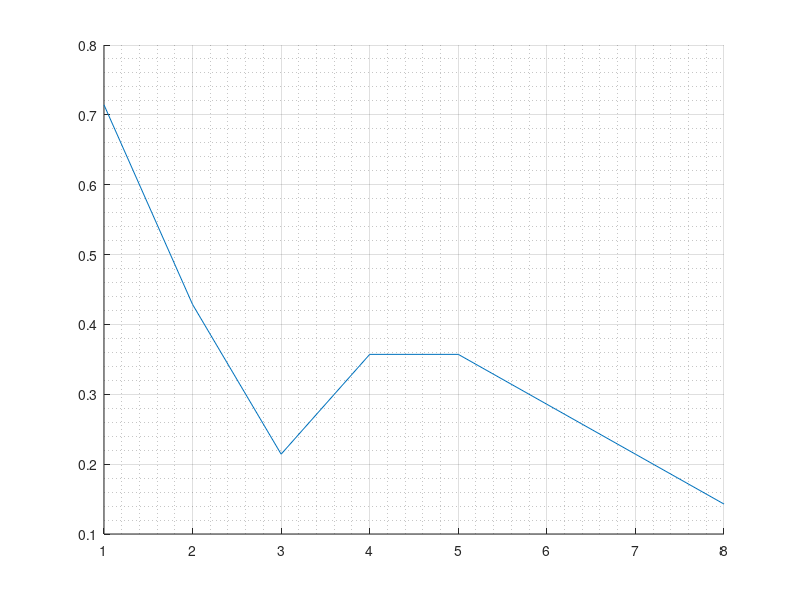

The MATLAB source for this figure:
%1.score
%2.label
%3.diff 

%1.score
data = load('dataset.csv');
A1 = data(:,1:12);
%A = [A';B']';
b = data(:,13);

%2.label
data2 = load('stock.csv'); 
A2 = data2(:, 2:6); 

%3.label
%data3 = load('diff.csv'); 
%A3 = data(:,1); 

A = [A1 A2]; 

%{
%Leave 126 cases
A = A(1:126,:);
%Divide into folders
dataSize = 126;
folderSize = 14;
folderNumber = 9;
%}
folderSize = 14;
folderNumber = 9;
dataSize = folderSize*folderNumber;
A = A(1:dataSize,:);

%use the last folder as test data
i = folderNumber - 1;               
startIndex = folderSize*i+1;
stopIndex = folderSize*i+folderSize;
testInd = false(1,dataSize);
testInd(startIndex:stopIndex) = true;

test_A = A(testInd,:);
test_b = b(testInd,:);   
train_A = A(~testInd,:); %115*12
train_b = b(~testInd,:); %115*1

result = int8(test_A*linsolve(train_A,train_b)>0.5);
error_rate = sum(test_b ~= result)/folderSize; 
error_rate




timeseries_error_rate = zeros([1 (folderNumber-1)]);
for i = 1:(folderNumber-1)
    startIndex = 1;
    endIndex = folderSize*(i-1)+folderSize;
    trainIndex = false(1,(i+1)*folderSize);
    trainIndex(startIndex:endIndex) = true;
    train_A = A(trainIndex,:);
    train_b = b(trainIndex,:);
    test_A = A(~trainIndex,:);
    test_b = b(~trainIndex,:);
    %{
    train_A = A(startIndex:endIndex,:);
    train_b = b(startIndex:endIndex,:);
    test_A = A(endIndex+1:endIndex + folderSize, :);
    test_b = b(endIndex+1:endIndex + folderSize, :); 
    %}
    result = int8(test_A*linsolve(train_A,train_b)>0.5);
    %result(result==0)=-1; 
    timeseries_error_rate(i) = sum(test_b ~= result)/folderSize;
end

timeseries_error_rate
mean(timeseries_error_rate)

figure(3) 
hold on 
plot(timeseries_error_rate); 
grid on 
grid minor
hold off
